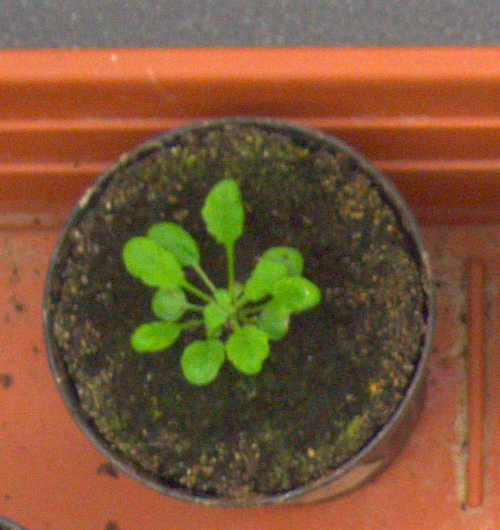
%> input picture Images/plant001.png, 500 x 530 px
$ octave RGB.m   (GNU Octave 9; MATLAB toolbox functions it lacks are replaced by stand-ins)
%> lines starting %> are read from the running program, lines starting %| are printed output that depends on the picture; in (x1, y1, x2, y2) boxes, pixels count from 0 and x2, y2 are one past the last pixel; in counts of white or black regions, pixels touching at a corner belong together; the program's own positions count from 1
image1 = imread("C:\Important\Uni\Coursework\ITIP\Images\plant001.png");
%> image1 is the input picture: size 530x500x3 uint8; mean R, G, B 123, 86.3, 56
image2 = imread("C:\Important\Uni\Coursework\ITIP\Images\plant002.png");
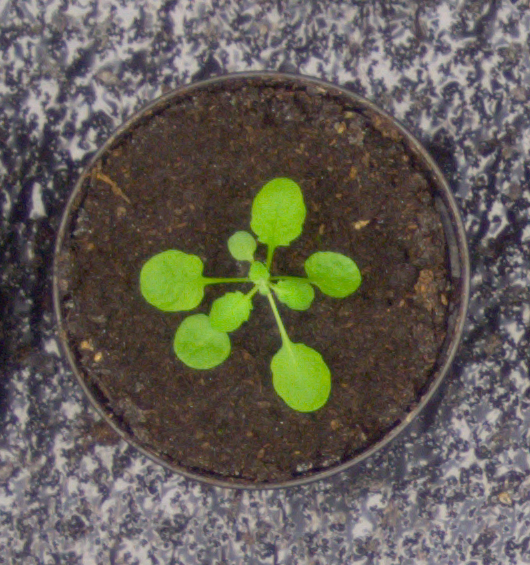
%> input picture Images/plant002.png, 530 x 565 px
%> image2 is the input picture: size 565x530x3 uint8; mean R, G, B 99, 93.6, 85.1
image3 = imread("C:\Important\Uni\Coursework\ITIP\Images\plant003.png");
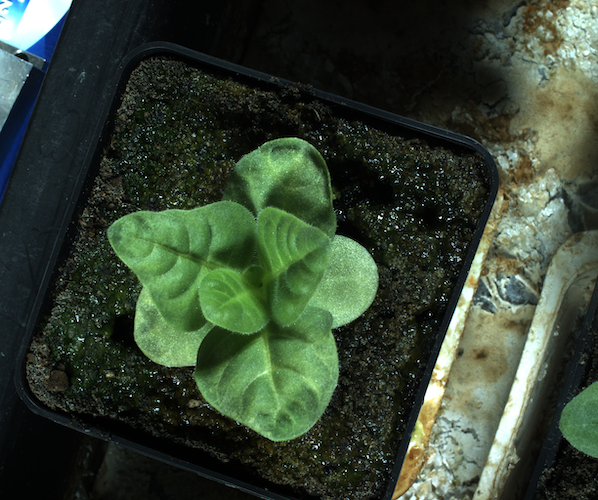
%> input picture Images/plant003.png, 598 x 500 px
%> image3 is the input picture: size 500x598x3 uint8; mean R, G, B 53.8, 67.4, 50.3

currentImage = image3;
sharpImage = imsharpen(currentImage);

subplot(1,2,1);
imshow(currentImage);
impixelinfo;

subplot(1,2,2);
imshow(sharpImage);
impixelinfo;

red = sharpImage(:,:,1);
green = sharpImage(:,:,2);
blue = sharpImage(:,:,3);

figure();
subplot(1,3,1);
imshow(red);
impixelinfo;

subplot(1,3,2);
imshow(green);
impixelinfo;

subplot(1,3,3);
imshow(blue);
impixelinfo;

redMask = (red > 70 & red < 140);
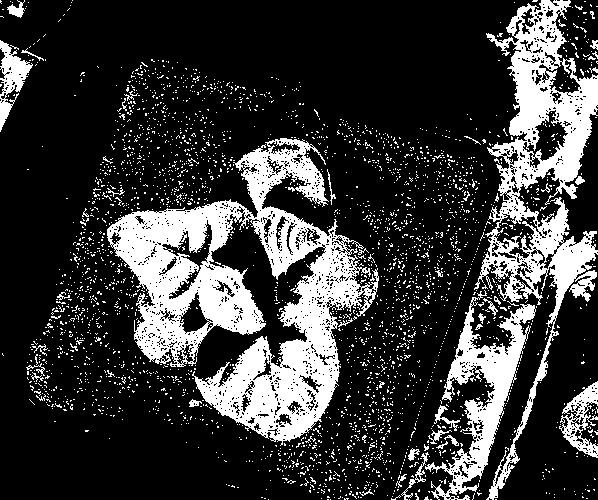
%> redMask: size 500x598 logical; 22.4% white; 2987 white regions (2940 under 20 px), largest, box (x1, y1, x2, y2) and area: (107, 138, 379, 446) 31407, (474, 0, 598, 500) 16911, (425, 290, 536, 500) 6233
greenMask = (green > 100);
%> greenMask: size 500x598 logical; 29.5% white; 1798 white regions (1774 under 20 px), largest, box (x1, y1, x2, y2) and area: (107, 137, 379, 442) 38887, (391, 0, 598, 500) 31666, (472, 240, 589, 500) 6103
blueMask = (blue > 30 & blue < 100);
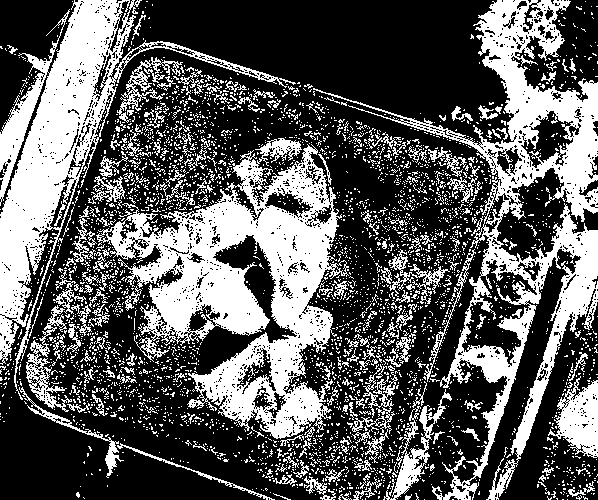
%> blueMask: size 500x598 logical; 36.1% white; 3649 white regions (3440 under 20 px), largest, box (x1, y1, x2, y2) and area: (96, 138, 349, 439) 29826, (313, 0, 598, 500) 25295, (0, 0, 296, 400) 20379

specialMask = (green > 1.1 * red & green > 1.1 * blue);
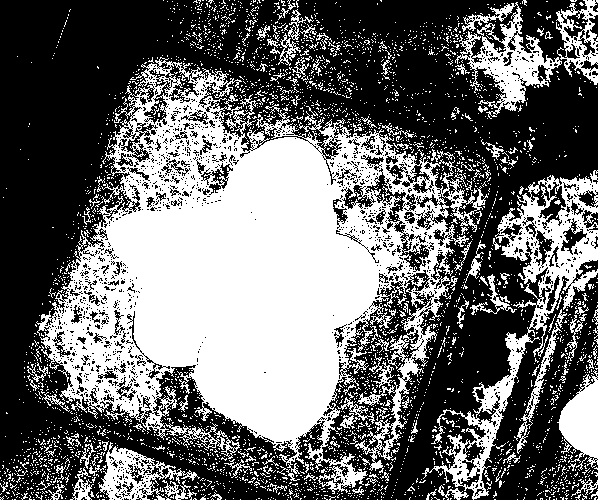
%> specialMask: size 500x598 logical; 42.3% white; 3388 white regions (3243 under 20 px), largest, box (x1, y1, x2, y2) and area: (36, 57, 488, 494) 89093, (422, 170, 598, 500) 9882, (455, 2, 562, 119) 4012
specialMask2 = (green > (red + blue) / 1.3);
%> specialMask2: size 500x598 logical; 25.7% white; 4367 white regions (4213 under 20 px), largest, box (x1, y1, x2, y2) and area: (49, 95, 403, 451) 47261, (0, 0, 73, 54) 2481, (489, 287, 548, 464) 2325
specialMask3 = ((red/3 + green/3 + blue/3) < 200);
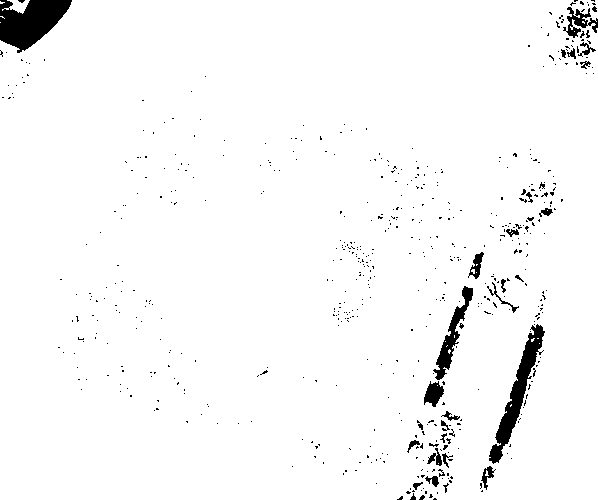
%> specialMask3: size 500x598 logical; 97% white; 573 black regions (541 under 20 px), largest, box (x1, y1, x2, y2) and area: (0, 0, 72, 53) 2355, (489, 324, 545, 464) 1848, (433, 286, 473, 380) 920

subplot(2, 3, 1);
imshow(redMask, []);
title('Red Mask');
subplot(2, 3, 2);
imshow(greenMask, []);
title('Green Mask');
subplot(2, 3, 3);
imshow(blueMask, []);
title('Blue Mask');
subplot(2, 3, 4);
imshow(specialMask, []);
title('Special Mask');
subplot(2, 3, 5);
imshow(specialMask2, []);
title('Special Mask 2');
subplot(2, 3, 6);
imshow(specialMask3, []);
title('Special Mask 3');

% Combine the masks to find where all 3 are "true."
redObjectsMask = uint8(greenMask & specialMask & specialMask2);
%> redObjectsMask: size 500x598 uint8; values 0 (black) and 1 (white), 11.1% white; 648 white regions (618 under 20 px), largest, box (x1, y1, x2, y2) and area: (108, 141, 376, 441) 28904, (561, 383, 598, 449) 1027, (298, 174, 324, 204) 247
figure();
subplot(1, 2, 1);
imshow(redObjectsMask, []);
title('Red Objects Mask');
maskedrgbImage = uint8(zeros(size(redObjectsMask))); % Initialize
maskedrgbImage(:,:,1) = sharpImage(:,:,1) .* redObjectsMask;
maskedrgbImage(:,:,2) = sharpImage(:,:,2) .* redObjectsMask;
maskedrgbImage(:,:,3) = sharpImage(:,:,3) .* redObjectsMask;
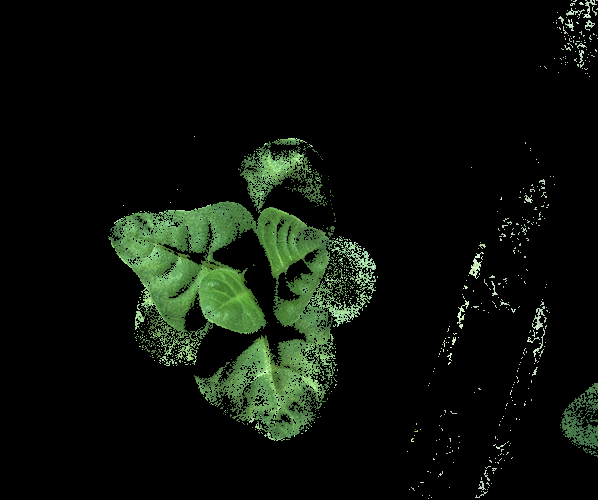
%> maskedrgbImage: size 500x598x3 uint8; mean R, G, B 11.2, 17, 9.9
subplot(1, 2, 2);
imshow(maskedrgbImage);
title('Masked Original Image');
